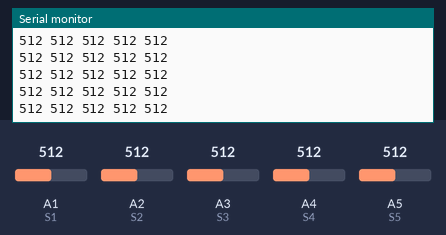
Recording of a sketch running on a simulated Arduino Uno, built with avr-gcc and run on an emulated ATmega328P. Parts: the last lines printed to the serial monitor. The inputs (shaded band) are chosen by the test bench; at power-on: A1 (S1) = 512, A3 (S3) = 512, A2 (S2) = 512, A4 (S4) = 512, A5 (S5) = 512.

Above: at 1.2 s.
1.3 s: A1 (S1) set to 105
At 2.1 s:
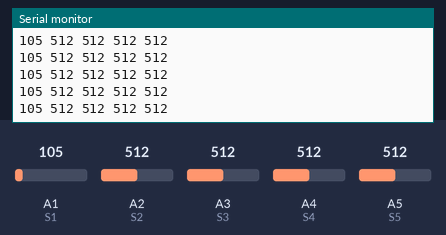
2.8 s: A1 (S1) set to 89
At 3.3 s:
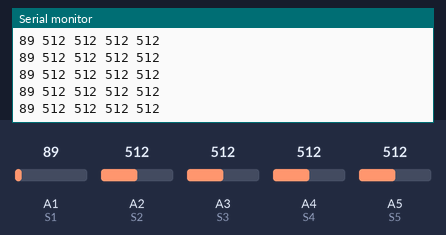
8.8 s: A3 (S3) set to 108
At 9.7 s:
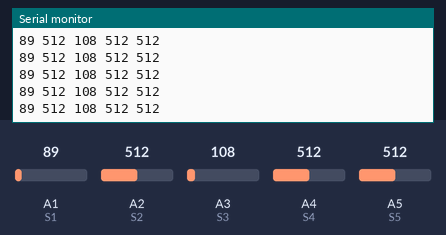
11.8 s: A3 (S3) set to 95
At 12.8 s:
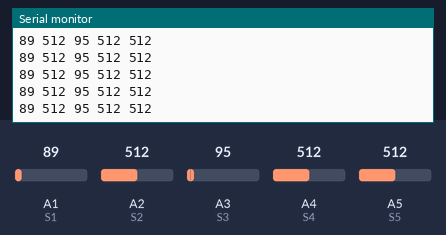
Timing chart, 0 to 14.8 s (numbered marks = the images above; inputs shaded):
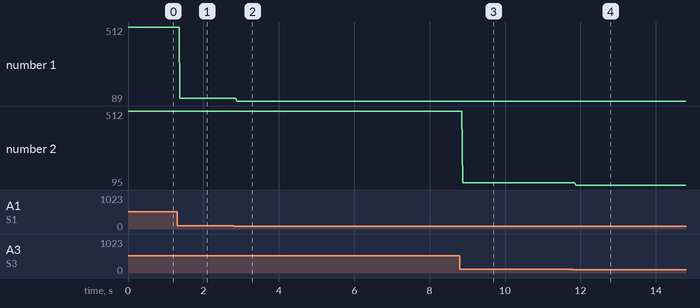

The sketch:

Sensor_seguidor_de_linha.ino
```cpp
// Sensores no sentido esquerda -> direita

const int S1 = A1;         // Indicamos que o sensor 1 está conectado na porta analógica A1
const int S2 = A2;         // Indicamos que o sensor 2 está conectado na porta analógica A2
const int S3 = A3;         // Indicamos que o sensor 3 está conectado na porta analógica A3
const int S4 = A4;         // Indicamos que o sensor 4 está conectado na porta analógica A4
const int S5 = A5;         // Indicamos que o sensor 5 está conectado na porta analógica A5

void setup() {
  Serial.begin(9600);      // Inicia a comunicação com o computador

  pinMode(S1, INPUT);      // Diz ao Arduino que o S1 vai receber informações
  pinMode(S2, INPUT);      // Diz ao Arduino que o S2 vai receber informações
  pinMode(S3, INPUT);      // Diz ao Arduino que o S3 vai receber informações
  pinMode(S4, INPUT);      // Diz ao Arduino que o S4 vai receber informações
  pinMode(S5, INPUT);      // Diz ao Arduino que o S5 vai receber informações
}

void loop() {

  int s1 = analogRead(S1); // Lê o valor do sensor S1
  int s2 = analogRead(S2); // Lê o valor do sensor S2
  int s3 = analogRead(S3); // Lê o valor do sensor S3
  int s4 = analogRead(S4); // Lê o valor do sensor S4
  int s5 = analogRead(S5); // Lê o valor do sensor S5

  Serial.print(s1);        // Escreve na tela o valor que s1 está lendo
  Serial.print(" ");       // Escreve na tela o valor um espaço
  Serial.print(s2);        // Escreve na tela o valor que s2 está lendo
  Serial.print(" ");       // Escreve na tela o valor um espaço
  Serial.print(s3);        // Escreve na tela o valor que s3 está lendo
  Serial.print(" ");       // Escreve na tela o valor um espaço
  Serial.print(s4);        // Escreve na tela o valor que s4 está lendo
  Serial.print(" ");       // Escreve na tela o valor um espaço
  Serial.println(s5);      // Escreve na tela o valor que s5 está lendo e pula linha

}
```

Measured:
- after the input at 1.3 s, the serial monitor: prints a new line after 0.08 s (image 1)
- after the input at 2.8 s, the serial monitor: prints a new line after 0.08 s (image 2)
- after the input at 8.8 s, the serial monitor: prints a new line after 0.07 s (image 3)
- after the input at 11.8 s, the serial monitor: prints a new line after 0.07 s (image 4)
- plotted number 1: 512 → 105 after the input at 1.3 s, 105 → 89 after the input at 2.8 s
- plotted number 2: 512 → 108 after the input at 8.8 s, 108 → 95 after the input at 11.8 s
